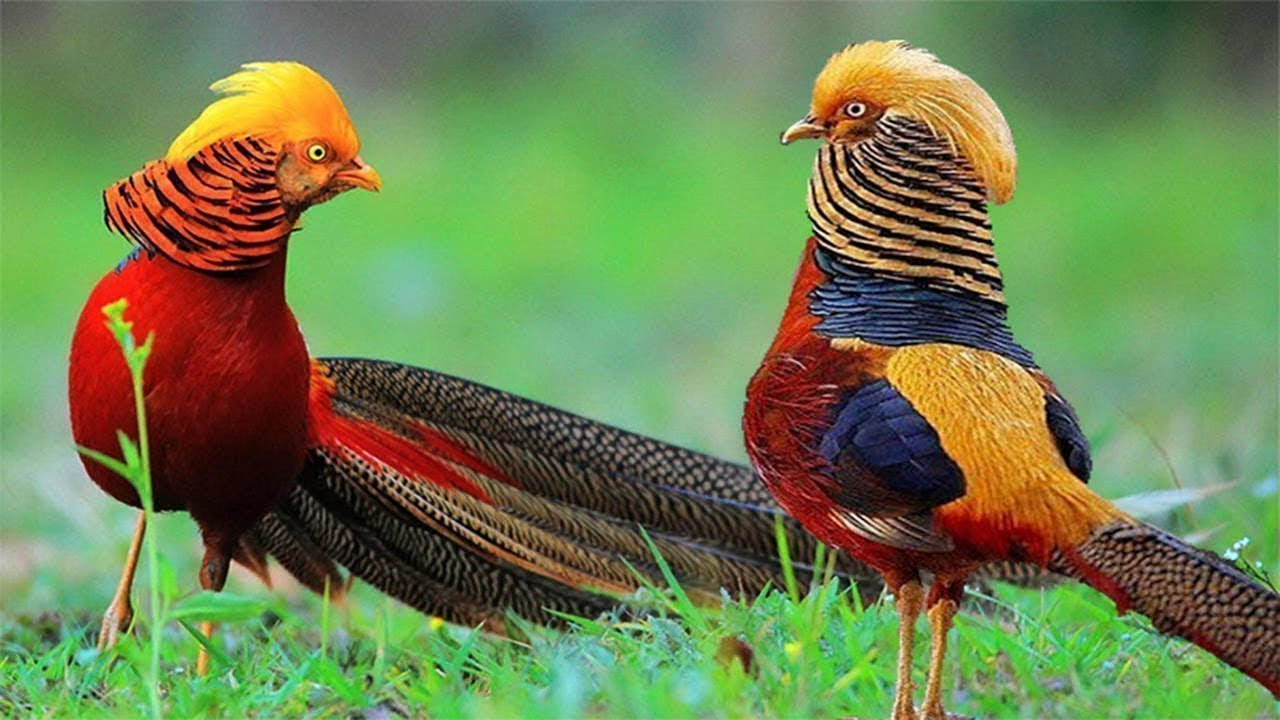
#> input picture ComputerVision-Opencv/images/two-birds.jpg, 1280 x 720 px
$ jupyter execute Changing-ColorSpace.ipynb   (text cells are left out)
#> lines starting #> are read from the running program, lines starting #| are printed output that depends on the picture; after the words box and inside, x2 and y2 are one past the last pixel; in counts of white or black regions, pixels touching at a corner belong together
[cell 1]
import cv2
import matplotlib.pyplot as plt
## Check all availabel color flag.
flags = [i for i in dir(cv2) if i.startswith('COLOR_')]
flags

[cell 2]
## Lets make function to display play images using Matplotlib library for our convenience.

[cell 3]
def displayImage(imageList):
    plt.figure(figsize=(30,15))
    i = 0
    for item in imageList:
        plt.subplot(2, 5, i+1)
        plt.imshow(item['image'])
        i += 1
        plt.axis('off')
        plt.title(item['name'],fontsize = 18, color = 'green')
    plt.tight_layout()
    plt.show()

[cell 4]
# Changiing color
image_BGR = cv2.imread('images/two-birds.jpg')
#> image_BGR is the input picture: shape (720, 1280, 3); mean B, G, R 80, 129.3, 110.5
image_RGB = cv2.cvtColor(image_BGR, cv2.COLOR_BGR2RGB)
gray_image = cv2.cvtColor(image_BGR, cv2.COLOR_BGR2GRAY)
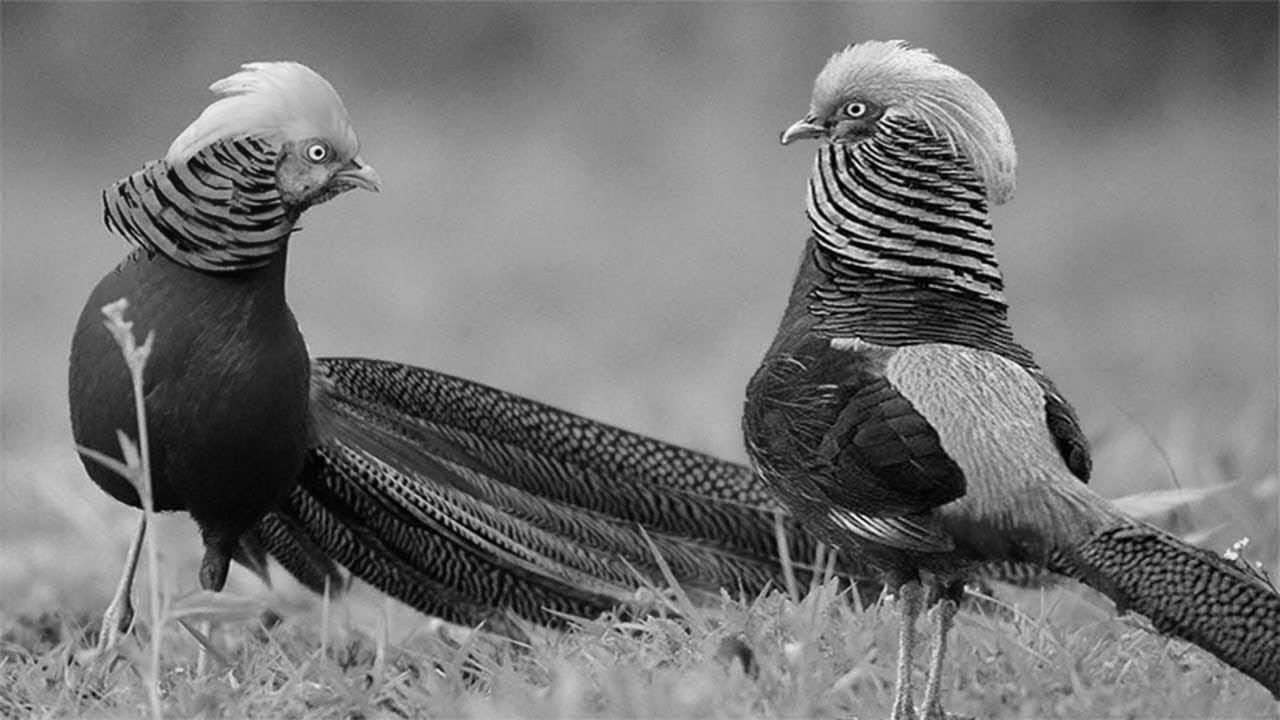
#> gray_image: shape (720, 1280); min 0, max 253, mean 118.1
hsv_image = cv2.cvtColor(image_BGR, cv2.COLOR_BGR2HSV)
#> hsv_image: shape (720, 1280, 3); mean H, S, V 46.6, 122.4, 147.2

[cell 5]
displayImage([
    {'name':'Image(BGR)','image':image_BGR},
    {'name':'Image in RGB (Original Color)','image':image_RGB},
    {'name':'Image in Gray','image':gray_image},
    {'name':'Image in HSV','image':hsv_image}
             ])
#> in displayImage, `plt.show()`:
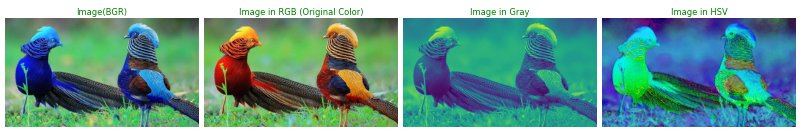
#> figure drawn by matplotlib, 4 panels; B, G, R data is drawn as R, G, B

[cell 6]
import cv2
import numpy as np

def trackColor(upperColorLimit, lowerColorLimit,colorName):

#> called with upperColorLimit = array of shape (3,), lowerColorLimit = array of shape (3,), colorName = 'Red Object Detector'
    cap = cv2.VideoCapture(0)
    while(1):

        # Take each frame
        _, frame = cap.read()
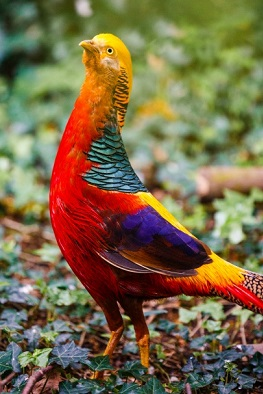
#> input picture ComputerVision-Opencv/images/ReadingImage.jpg, 263 x 394 px, given in place of the camera
#> frame is the input picture: shape (394, 263, 3); mean B, G, R 71.4, 104.8, 121.2

        # Convert BGR to HSV
        hsv = cv2.cvtColor(frame, cv2.COLOR_BGR2HSV)
#> hsv: shape (394, 263, 3); mean H, S, V 44.4, 132.7, 133.4

        # define range of blue color in HSV
        lower_blue = np.array([110,50,50])
        upper_blue = np.array([130,255,255])

        # Threshold the HSV image to get only blue colors
        mask = cv2.inRange(hsv, lowerColorLimit, upperColorLimit)
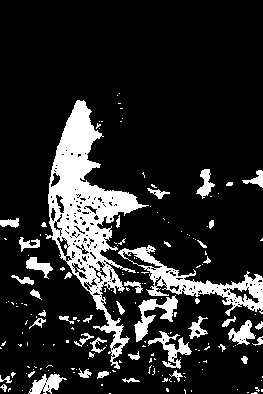
#> mask: shape (394, 263); 15.4% white; 182 white regions (136 under 20 px), largest, box (x1, y1, x2, y2) and area: (45, 100, 149, 369) 8296, (118, 245, 263, 316) 2455, (134, 295, 178, 342) 718

        # Bitwise-AND mask and original image
        res = cv2.bitwise_and(frame,frame, mask= mask)
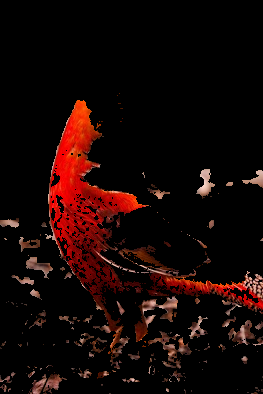
#> res: shape (394, 263, 3); mean B, G, R 4.8, 6.7, 22.4

        cv2.imshow('frame: ' + colorName,frame)
        cv2.imshow('mask: '+colorName,mask)
        cv2.imshow('Res: '+colorName,res)
        k = cv2.waitKey(5) & 0xFF
#> (key q is pressed here)
        if k == ord('q'):
            break
    cap.release()
    cv2.destroyAllWindows()
